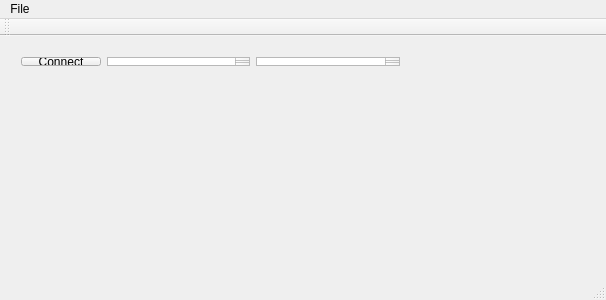
<?xml version="1.0" encoding="UTF-8"?>
<ui version="4.0">
 <class>MainWindow</class>
 <widget class="QMainWindow" name="MainWindow">
  <property name="geometry">
   <rect>
    <x>0</x>
    <y>0</y>
    <width>606</width>
    <height>300</height>
   </rect>
  </property>
  <property name="windowTitle">
   <string>MainWindow</string>
  </property>
  <widget class="QWidget" name="centralWidget">
   <widget class="QWidget" name="horizontalLayoutWidget">
    <property name="geometry">
     <rect>
      <x>10</x>
      <y>10</y>
      <width>401</width>
      <height>31</height>
     </rect>
    </property>
    <layout class="QHBoxLayout" name="horizontalLayout">
     <item>
      <widget class="QPushButton" name="connectButton">
       <property name="text">
        <string>Connect</string>
       </property>
      </widget>
     </item>
     <item>
      <widget class="QTextEdit" name="addressEdit"/>
     </item>
     <item>
      <widget class="QTextEdit" name="portEdit"/>
     </item>
    </layout>
   </widget>
  </widget>
  <widget class="QMenuBar" name="menuBar">
   <property name="geometry">
    <rect>
     <x>0</x>
     <y>0</y>
     <width>606</width>
     <height>25</height>
    </rect>
   </property>
   <widget class="QMenu" name="menuMosquitto_Client_for_Linux">
    <property name="title">
     <string>File</string>
    </property>
    <addaction name="actionQuit"/>
   </widget>
   <addaction name="menuMosquitto_Client_for_Linux"/>
  </widget>
  <widget class="QToolBar" name="mainToolBar">
   <attribute name="toolBarArea">
    <enum>TopToolBarArea</enum>
   </attribute>
   <attribute name="toolBarBreak">
    <bool>false</bool>
   </attribute>
  </widget>
  <widget class="QStatusBar" name="statusBar"/>
  <action name="actionQuit">
   <property name="text">
    <string>Quit</string>
   </property>
  </action>
 </widget>
 <layoutdefault spacing="6" margin="11"/>
 <resources/>
 <connections/>
</ui>
